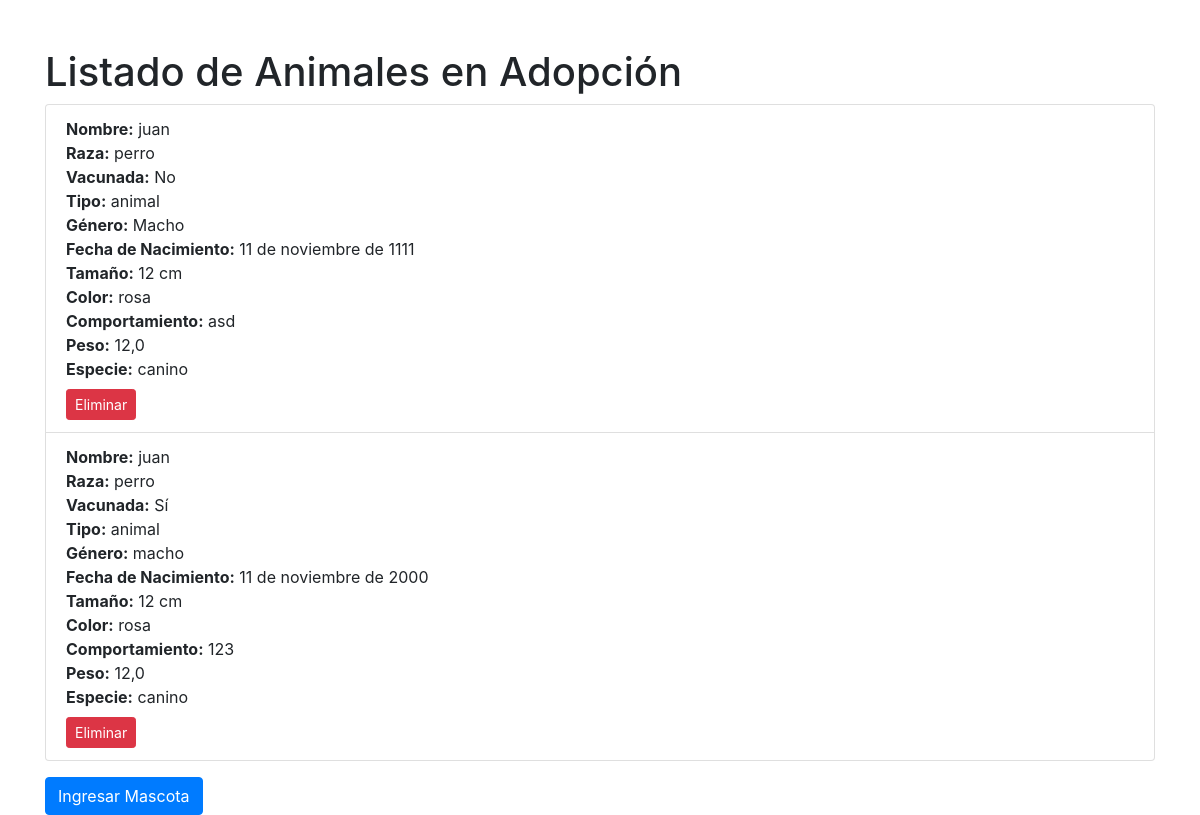
The page /listado_mascotas/ on the database as committed earlier.
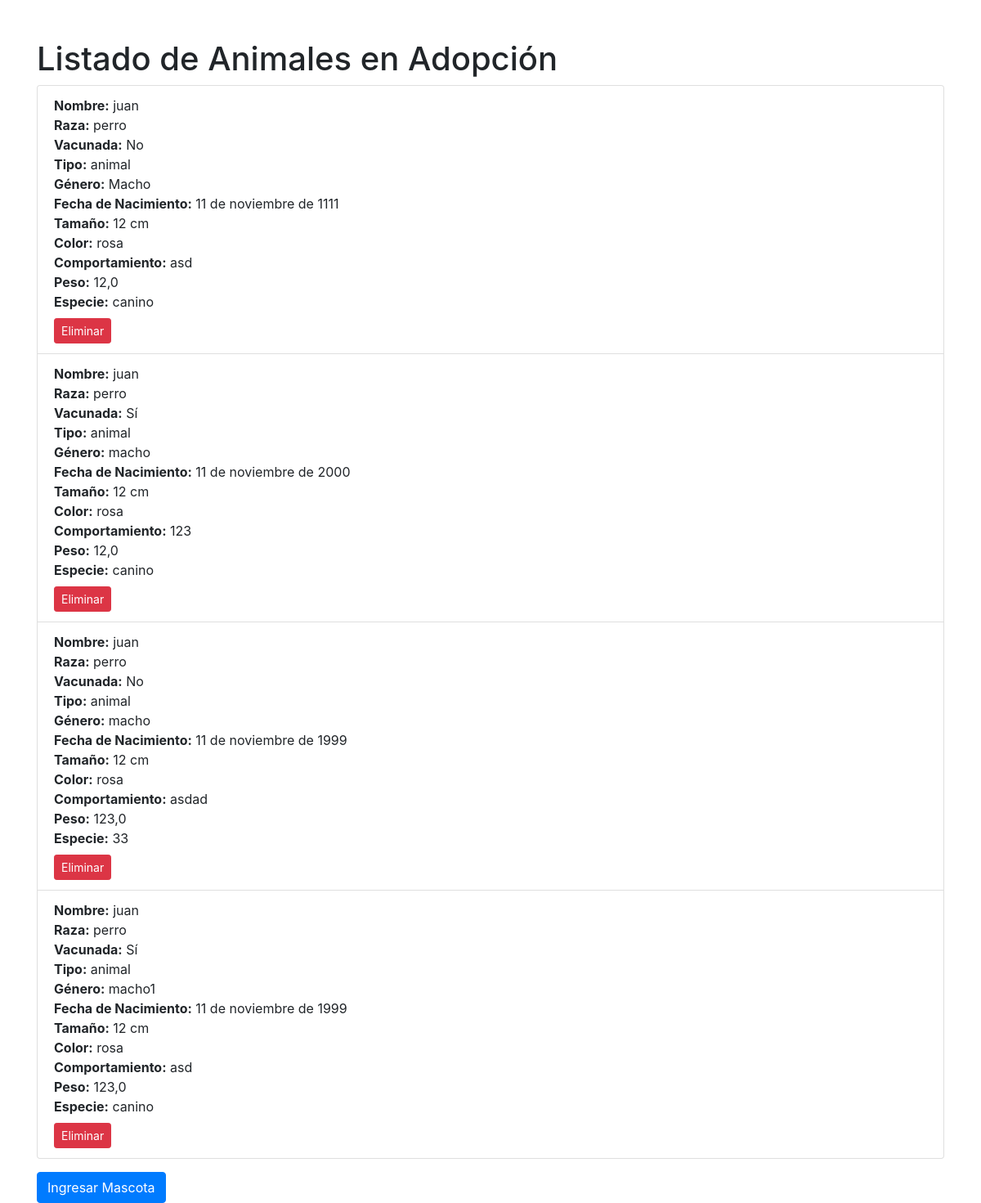
The same page on the database as committed later.
### mascotas/models.py (models this page shows, shortened)
class Mascota(models.Model):
    id_mascotas = models.AutoField(primary_key=True)
    rut_usuario = models.ForeignKey('mascotas.Usuario', related_name='mascotas', on_delete=models.CASCADE)
    nombre_m = models.CharField(max_length=100)
    raza_m = models.CharField(max_length=100)
    vacuna_m = models.BooleanField(default=False)
    tipo_m = models.CharField(max_length=100)
    genero_m = models.CharField(max_length=10)
    fecha_nac_m = models.DateField()
    tamaño_m = models.CharField(max_length=20)
    color_m = models.CharField(max_length=50)
    comportamiento_m = models.TextField()
    peso_m = models.FloatField()
    especie_m = models.CharField(max_length=50)
    imagen = models.ImageField(upload_to='mascotas/', blank=True, null=True)  # Nuevo campo para la imagen
    class Meta:
        app_label = 'mascotas'

### mascotas/views.py (the view)
# urls.py: path('listado_mascotas/', listado_mascotas, name='listado_mascotas'),
def listado_mascotas(request):
    mascotas = Mascota.objects.all()
    return render(request, 'mascotas/listado_mascotas.html', {'mascotas': mascotas})

### mascotas/templates/mascotas/listado_mascotas.html (shortened to what this page needs)
<!DOCTYPE html>
<html lang="es">
<head>
    <link rel="stylesheet" href="https://stackpath.bootstrapcdn.com/bootstrap/4.5.2/css/bootstrap.min.css">
</head>
<body class="container mt-5">
    <h1>Listado de Animales en Adopción</h1>
    <ul class="list-group">
        {% for mascota in mascotas %}
            <li class="list-group-item">
                <strong>Nombre:</strong> {{ mascota.nombre_m }}<br>
                <strong>Raza:</strong> {{ mascota.raza_m }}<br>
                <strong>Vacunada:</strong> {% if mascota.vacuna_m %}Sí{% else %}No{% endif %}<br>
                <strong>Tipo:</strong> {{ mascota.tipo_m }}<br>
                <strong>Género:</strong> {{ mascota.genero_m }}<br>
                <strong>Fecha de Nacimiento:</strong> {{ mascota.fecha_nac_m }}<br>
                <strong>Tamaño:</strong> {{ mascota.tamaño_m }}<br>
                <strong>Color:</strong> {{ mascota.color_m }}<br>
                <strong>Comportamiento:</strong> {{ mascota.comportamiento_m }}<br>
                <strong>Peso:</strong> {{ mascota.peso_m }}<br>
                <strong>Especie:</strong> {{ mascota.especie_m }}<br>
                <form method="post" action="{% url 'eliminar_mascota' mascota.id_mascotas %}" style="display:inline;">
                    <button type="submit" class="btn btn-danger btn-sm mt-2">Eliminar</button>
                </form>
            </li>
        {% endfor %}
    </ul>
    <a href="{% url 'ingresar_mascota' %}" class="btn btn-primary mt-3">Ingresar Mascota</a>
</body>
</html>

Rows that differ between the two databases and show on the page:
added Mascota: nombre_m "juan", raza_m "perro", vacuna_m "No", tipo_m "animal", genero_m "macho", fecha_nac_m "11 de noviembre de 1999", tamaño_m "12 cm", color_m "rosa", comportamiento_m "asdad", peso_m "123,0", especie_m "33"
added Mascota: nombre_m "juan", raza_m "perro", vacuna_m "Sí", tipo_m "animal", genero_m "macho1", fecha_nac_m "11 de noviembre de 1999", tamaño_m "12 cm", color_m "rosa", comportamiento_m "asd", peso_m "123,0", especie_m "canino"
